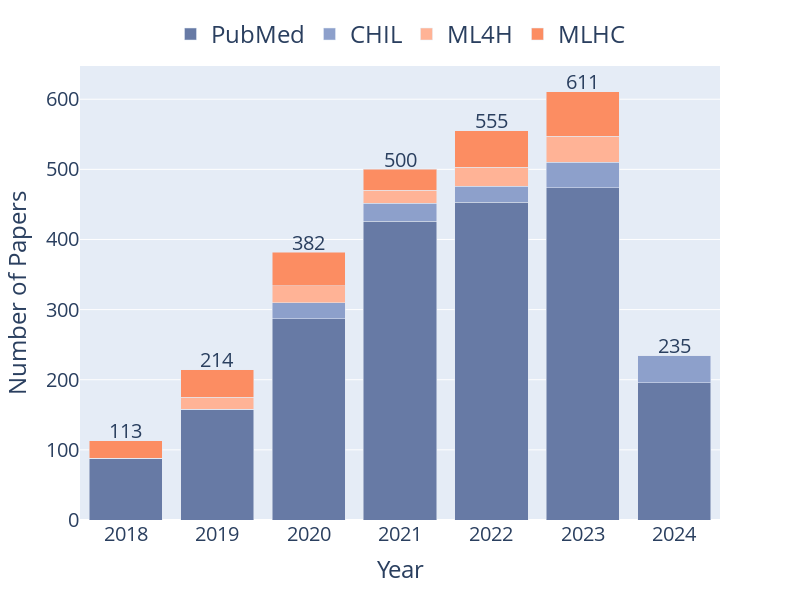

Here is the notebook cell this chart was saved with:
### Markdown cell above
#### Total Papers Across Time of Finally Processed Dataframe

### Code cell
import pandas as pd
import plotly.express as px

def plot_papers_per_year_plotly(df, width=800, height=600, save_path=None,
                                legend_font_size=24, axis_title_font_size=24,
                                axis_tick_font_size=20, total_annotation_font_size=20,
                                save_scale=3):
    # Ensure 'year' is of type int
    df['year'] = df['year'].astype(int)
    
    # Create a mapping for venue names
    venue_mapping = {'pubmed': 'PubMed', 'CHIL': 'CHIL', 'ML4H': 'ML4H', 'MLHC': 'MLHC'}
    df['venue_display'] = df['venue'].map(venue_mapping)
    
    # Group by year and venue, count the papers
    df_grouped = df.groupby(['year', 'venue_display']).size().unstack(fill_value=0).reset_index()
    
    # Ensure all venues are present, fill with 0 if missing
    all_venues = ['PubMed', 'CHIL', 'ML4H', 'MLHC']
    for venue in all_venues:
        if venue not in df_grouped.columns:
            df_grouped[venue] = 0
    
    # Calculate total papers per year
    df_grouped['Total'] = df_grouped[all_venues].sum(axis=1)
    
    # Get the Set2 color palette
    set2_colors = px.colors.qualitative.Set2[1:]
    print(set2_colors)
    color_palette = [
    'rgb(252,141,98)',   # Orange
    'rgb(255,179,150)',  # Lighter Orange (new color)
    'rgb(141,160,203)',  # Grayish-blue
    'rgb(103,122,165)',  # Darker Grayish-Blue
    # 'rgb(28,144,153)'    # Deeper Teal (accent color)
]
    
    color_palette = color_palette[::-1]
    set2_colors = color_palette
    # set2_colors = px.colors.qualitative.Pastel[:len(all_venues)]
    # set2_colors = ['#3594cc', '#ea801c', '#8cc5e3', '#f0b077']
    # set2_colors = ['#d31f11', '#62c8d3', '#f47a00', '#007191']
    # ggplot2_colors = ['#F8766D', '#7CAE00', '#00BFC4', '#C77CFF', '#00A9FF', '#FF61CC']
    # set2_colors = ggplot2_colors[:len(all_venues)]
    # set2_colors = px.colors.sequential.Blues[:len(all_venues)]
    # Create the stacked bar chart with Set2 colors
    fig = px.bar(df_grouped, x='year', y=all_venues,
                 labels={'value': 'Number of Papers', 'variable': 'Venue'},
                 color_discrete_sequence=set2_colors)
    
    # Add total numbers on top of each bar
    for year in df_grouped['year']:
        total = df_grouped.loc[df_grouped['year'] == year, 'Total'].values[0]
        fig.add_annotation(x=year, y=total,
                           text=str(total),
                           showarrow=False,
                           yshift=10,
                           font=dict(size=total_annotation_font_size))
    
    # Update layout for better readability and customization
    fig.update_layout(
        width=width,
        height=height,
        xaxis_title='Year',
        yaxis_title='Number of Papers',
        legend_title='',
        legend=dict(
            orientation="h",
            yanchor="bottom",
            y=1.02,
            xanchor="center",
            x=0.5,
            font=dict(size=legend_font_size)
        ),
        barmode='stack',
        hovermode='x unified',
        font=dict(size=axis_tick_font_size),
        xaxis=dict(title=dict(font=dict(size=axis_title_font_size))),
        yaxis=dict(title=dict(font=dict(size=axis_title_font_size)))
    )
    
    # Show the figure
    fig.show()
    
    # Save the figure if a save path is provided
    if save_path:
        fig.write_image(save_path, scale=save_scale)

# Plot the data
plot_papers_per_year_plotly(
    main_df,
    width=800,
    height=600,
    save_path="figures/papers_per_year_high_res.png"
)

### Figure 1 — Plotly figure (JSON) as saved in the notebook; plotly's stock layout.template omitted (floating-point values rounded to 4 significant figures)
{"data": [{"alignmentgroup": "True", "hovertemplate": "Venue=PubMed<br>year=%{x}<br>Number of Papers=%{y}<extra></extra>", "legendgroup": "PubMed", "marker": {"color": "rgb(103,122,165)", "pattern": {"shape": ""}}, "name": "PubMed", "offsetgroup": "PubMed", "orientation": "v", "showlegend": true, "textposition": "auto", "type": "bar", "x": [2018, 2019, 2020, 2021, 2022, 2023, 2024], "xaxis": "x", "y": [88, 158, 287, 426, 453, 474, 196], "yaxis": "y"}, {"alignmentgroup": "True", "hovertemplate": "Venue=CHIL<br>year=%{x}<br>Number of Papers=%{y}<extra></extra>", "legendgroup": "CHIL", "marker": {"color": "rgb(141,160,203)", "pattern": {"shape": ""}}, "name": "CHIL", "offsetgroup": "CHIL", "orientation": "v", "showlegend": true, "textposition": "auto", "type": "bar", "x": [2018, 2019, 2020, 2021, 2022, 2023, 2024], "xaxis": "x", "y": [0, 0, 23, 26, 23, 36, 39], "yaxis": "y"}, {"alignmentgroup": "True", "hovertemplate": "Venue=ML4H<br>year=%{x}<br>Number of Papers=%{y}<extra></extra>", "legendgroup": "ML4H", "marker": {"color": "rgb(255,179,150)", "pattern": {"shape": ""}}, "name": "ML4H", "offsetgroup": "ML4H", "orientation": "v", "showlegend": true, "textposition": "auto", "type": "bar", "x": [2018, 2019, 2020, 2021, 2022, 2023, 2024], "xaxis": "x", "y": [0, 17, 24, 18, 27, 37, 0], "yaxis": "y"}, {"alignmentgroup": "True", "hovertemplate": "Venue=MLHC<br>year=%{x}<br>Number of Papers=%{y}<extra></extra>", "legendgroup": "MLHC", "marker": {"color": "rgb(252,141,98)", "pattern": {"shape": ""}}, "name": "MLHC", "offsetgroup": "MLHC", "orientation": "v", "showlegend": true, "textposition": "auto", "type": "bar", "x": [2018, 2019, 2020, 2021, 2022, 2023, 2024], "xaxis": "x", "y": [25, 39, 48, 30, 52, 64, 0], "yaxis": "y"}], "layout": {"annotations": [{"font": {"size": 20}, "showarrow": false, "text": "113", "x": 2018, "y": 113, "yshift": 10}, {"font": {"size": 20}, "showarrow": false, "text": "214", "x": 2019, "y": 214, "yshift": 10}, {"font": {"size": 20}, "showarrow": false, "text": "382", "x": 2020, "y": 382, "yshift": 10}, {"font": {"size": 20}, "showarrow": false, "text": "500", "x": 2021, "y": 500, "yshift": 10}, {"font": {"size": 20}, "showarrow": false, "text": "555", "x": 2022, "y": 555, "yshift": 10}, {"font": {"size": 20}, "showarrow": false, "text": "611", "x": 2023, "y": 611, "yshift": 10}, {"font": {"size": 20}, "showarrow": false, "text": "235", "x": 2024, "y": 235, "yshift": 10}], "barmode": "stack", "font": {"size": 20}, "height": 600, "hovermode": "x unified", "legend": {"font": {"size": 24}, "orientation": "h", "title": {"text": ""}, "tracegroupgap": 0, "x": 0.5, "xanchor": "center", "y": 1.02, "yanchor": "bottom"}, "margin": {"t": 60}, "width": 800, "xaxis": {"anchor": "y", "domain": [0, 1], "title": {"font": {"size": 24}, "text": "Year"}}, "yaxis": {"anchor": "x", "domain": [0, 1], "title": {"font": {"size": 24}, "text": "Number of Papers"}}}}
